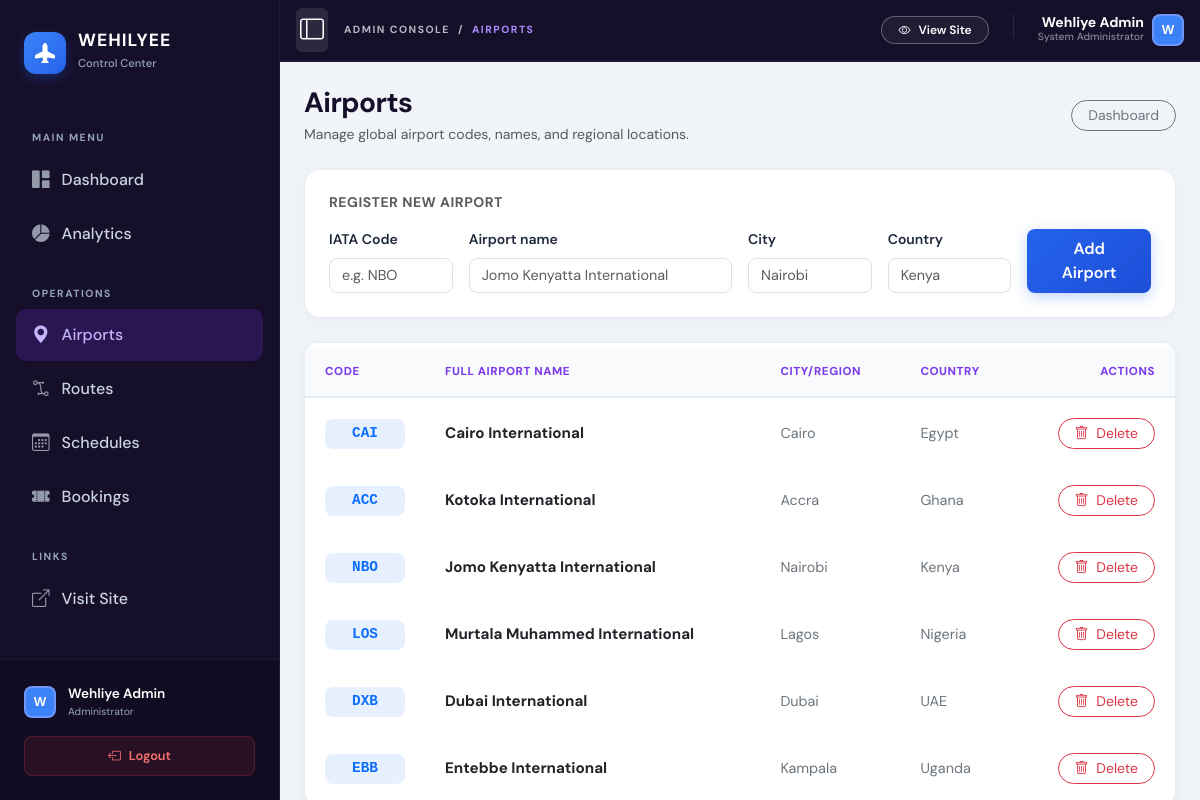
Page /admin/airports.php (signed in) on the committed database.
### tables this page shows
CREATE TABLE IF NOT EXISTS airports (
    id INT AUTO_INCREMENT PRIMARY KEY,
    code VARCHAR(8) NOT NULL UNIQUE,
    name VARCHAR(120) NOT NULL,
    city VARCHAR(80) NOT NULL,
    country VARCHAR(80) NOT NULL DEFAULT '',
    created_at TIMESTAMP DEFAULT CURRENT_TIMESTAMP
);

### includes/functions.php (called while the page is built, shortened)
<?php
require_once dirname(__DIR__) . '/config/db.php';
spl_autoload_register(static function (string $class): void {
    $path = dirname(__DIR__) . '/classes/' . $class . '.php';
});
function base_url(): string
{
    static $cached = null;
    if ($cached !== null) {
        return $cached;
    }
    $projectRoot = realpath(dirname(__DIR__));
    $docRoot = realpath($_SERVER['DOCUMENT_ROOT'] ?? '');
    if ($projectRoot && $docRoot && str_starts_with($projectRoot, $docRoot)) {
        $rel = str_replace('\\', '/', substr($projectRoot, strlen($docRoot)));
        $cached = $rel === '' ? '' : rtrim($rel, '/');
        return $cached;
    }
    $script = str_replace('\\', '/', $_SERVER['SCRIPT_NAME'] ?? '/index.php');
    $cached = rtrim(dirname($script), '/');
    return $cached;
}

### classes/User.php (called while the page is built, shortened)
<?php
class User
{
    public static function current(): ?array
    {
        return $_SESSION['user'];
    }
}

### config/db.php (called while the page is built, shortened)
<?php
function db(): PDO
{
    $dsn = 'mysql:host=' . DB_HOST . ';dbname=' . DB_NAME . ';charset=' . DB_CHARSET;
    $pdo = new PDO($dsn, DB_USER, DB_PASS, [
        PDO::ATTR_ERRMODE => PDO::ERRMODE_EXCEPTION,
        PDO::ATTR_DEFAULT_FETCH_MODE => PDO::FETCH_ASSOC,
    ]);
    return $pdo;
}

### classes/Airport.php (called while the page is built, shortened)
<?php
class Airport
{
    public static function all(): array
    {
        $stmt = db()->query('SELECT * FROM airports ORDER BY country ASC, city ASC, code ASC');
        return $stmt->fetchAll();
    }
}

### admin/airports.php (the view, shortened to what this page needs)
<?php
require_once dirname(__DIR__) . '/includes/functions.php';
$base = base_url();
$user = User::current();
$airports = Airport::all();
$pageTitle = 'Airports — Wehliye Admin';
$adminSidebar = true;
$activeNav = 'airports';
require dirname(__DIR__) . '/includes/header.php';
?>
<div class="d-flex flex-wrap justify-content-between align-items-center gap-3 mb-4">
    <div>
        <h1 class="ofbms-page-title h3 mb-1">Airports</h1>
        <p class="text-muted small mb-0">Manage global airport codes, names, and regional locations.</p>
    </div>
    <a href="<?= htmlspecialchars($base) ?>/admin/dashboard.php" class="btn btn-outline-secondary btn-sm rounded-pill px-3">Dashboard</a>
</div>
<div class="card admin-card-pro p-4 mb-4">
    <h2 class="small fw-bold text-muted text-uppercase mb-3" style="letter-spacing: 0.5px;">Register new airport</h2>
    <form class="row g-3 align-items-end" method="post" action="<?= htmlspecialchars($base) ?>/admin/airports.php">
        <div class="col-md-2">
            <label class="form-label small fw-semibold">IATA Code</label>
            <input class="form-control rounded-3" name="code" placeholder="e.g. NBO" maxlength="8" required style="font-size: 0.9rem;">
        </div>
        <div class="col-md-4">
            <label class="form-label small fw-semibold">Airport name</label>
            <input class="form-control rounded-3" name="name" placeholder="Jomo Kenyatta International" required style="font-size: 0.9rem;">
        </div>
        <div class="col-md-2">
            <label class="form-label small fw-semibold">City</label>
            <input class="form-control rounded-3" name="city" placeholder="Nairobi" required style="font-size: 0.9rem;">
        </div>
        <div class="col-md-2">
            <label class="form-label small fw-semibold">Country</label>
            <input class="form-control rounded-3" name="country" placeholder="Kenya" required style="font-size: 0.9rem;">
        </div>
        <div class="col-md-2">
            <button type="submit" name="create_airport" value="1" class="btn btn-primary ofbms-btn-primary rounded-3 w-100 py-2 fw-semibold">Add Airport</button>
        </div>
    </form>
</div>
<div class="ofbms-table-wrap">
    <div class="table-responsive">
        <table class="table align-middle">
            <thead>
                <tr>
                    <th style="width: 120px;">Code</th>
                    <th>Full Airport Name</th>
                    <th>City/Region</th>
                    <th>Country</th>
                    <th class="text-end">Actions</th>
                </tr>
            </thead>
            <tbody>
                <?php foreach ($airports as $a): ?>
                    <tr>
                        <td>
                            <div class="bg-primary bg-opacity-10 text-primary fw-bold rounded-3 px-3 py-1 font-monospace text-center" style="font-size: 0.9rem;">
                                <?= htmlspecialchars($a['code']) ?>
                            </div>
                        </td>
                        <td>
                            <div class="fw-bold text-dark" style="font-size: 0.95rem;"><?= htmlspecialchars($a['name']) ?></div>
                        </td>
                        <td>
                            <div class="text-secondary" style="font-size: 0.9rem;"><?= htmlspecialchars($a['city']) ?></div>
                        </td>
                        <td>
                            <div class="text-secondary" style="font-size: 0.9rem;"><?= htmlspecialchars($a['country']) ?></div>
                        </td>
                        <td class="text-end">
                            <form method="post" class="d-inline" data-confirm="Permanently delete this airport record?">
                                <button type="submit" name="delete_airport" value="1" class="btn btn-sm btn-outline-danger rounded-pill px-3" title="Delete Airport">
                                    <i class="bi bi-trash me-1"></i> Delete
                                </button>
                            </form>
                        </td>
                    </tr>
                <?php endforeach; ?>
            </tbody>
        </table>
    </div>
</div>
<?php require dirname(__DIR__) . '/includes/footer.php'; ?>

### includes/header.php (shortened to what this page needs)
<?php
$user = $user ?? User::current();
$adminSidebar = $adminSidebar ?? false;
$activeNav = $activeNav ?? '';
?>
<!doctype html>
<html lang="en">
<head>
    <link href="https://cdn.jsdelivr.net/npm/bootstrap@5.3.3/dist/css/bootstrap.min.css" rel="stylesheet">
    <link href="https://cdn.jsdelivr.net/npm/bootstrap-icons@1.11.3/font/bootstrap-icons.min.css" rel="stylesheet">
    <link href="<?= htmlspecialchars($base) ?>/assets/css/app.css?v=1.9" rel="stylesheet">
</head>
<?php
$isHome = str_contains($pageTitle, 'Book flights');
?>
<body class="ofbms-body <?= $adminSidebar ? 'admin-mode' : ($isHome ? 'ofbms-bg-pattern ofbms-home' : 'ofbms-bg-pattern') ?>">
<?php if ($adminSidebar): ?>
<div class="admin-shell d-flex min-vh-100 overflow-hidden">
    <aside class="admin-aside d-none d-lg-flex flex-column flex-shrink-0">
        <?php require __DIR__ . '/partials/admin_sidebar.php'; ?>
    </aside>
             <?php require __DIR__ . '/partials/admin_sidebar.php'; ?>
    <div class="admin-stage flex-grow-1 d-flex flex-column min-w-0" style="height: 100vh; overflow-y: auto;">
        <header class="admin-topbar d-flex align-items-center justify-content-between sticky-top px-3 py-2" style="height: 64px; z-index: 999;">
            <div class="d-flex align-items-center gap-3">
                <button class="btn btn-outline-secondary border-0 p-1" type="button" id="adminSidebarToggle">
                    <i class="bi bi-layout-sidebar fs-4"></i>
                </button>
                <nav aria-label="breadcrumb">
                    <ol class="breadcrumb  mb-0 small fw-bold text-uppercase" style="letter-spacing: 1.5px; font-size: 0.65rem;">
                        <li class="breadcrumb-item"><a href="<?= $base ?>/admin/dashboard.php" class="text-decoration-none">Admin Console</a></li>
                        <?php
                            $cleanTitle = str_replace([' — Wehliye Admin', ' — Wehliye Airline', 'Admin '], '', $pageTitle);
                        ?>
                        <li class="breadcrumb-item active" aria-current="page"><?= htmlspecialchars($cleanTitle) ?></li>
                    </ol>
                </nav>
            </div>
            <div class="admin-user-nav d-flex align-items-center gap-2 gap-md-4">
                <a href="<?= htmlspecialchars($base) ?>/index.php" class="btn btn-sm btn-outline-secondary rounded-pill px-3 fw-semibold small d-none d-md-flex align-items-center gap-2" style="font-size: 0.75rem;">
                    <i class="bi bi-eye"></i> View Site
                </a>
                <div class="dropdown">
                    <div class="d-flex align-items-center gap-2" role="button" data-bs-toggle="dropdown" aria-expanded="false" style="cursor: pointer;">
                        <div class="text-end d-none d-sm-block">
                            <div class="small fw-bold text-white lh-1"><?= htmlspecialchars($user['full_name']) ?></div>
                            <div class="text-white-50" style="font-size: 0.65rem; font-weight: 500;">System Administrator</div>
                        </div>
                        <div class="admin-pfp-mini shadow-sm" style="border: 2px solid #fff; box-shadow: 0 0 0 1px #e2e8f0;">
                            <?= strtoupper(substr($user['full_name'], 0, 1)) ?>
                        </div>
                    </div>
                </div>
            </div>
        </header>
        <main class="admin-main flex-grow-1 px-4 py-4" style="overflow-y: auto;">
<?php endif; ?>

### includes/partials/admin_sidebar.php (shortened to what this page needs)
<div class="admin-sidebar d-flex flex-column shadow-lg bg-dark">
    <div class="admin-sidebar-header">
        <a class="brand-link" href="<?= htmlspecialchars($base) ?>/admin/dashboard.php">
            <div class="brand-icon-box">
                <i class="bi bi-airplane-fill"></i>
            </div>
            <div class="brand-text">
                <span class="brand-name">Wehilyee</span>
                <span class="brand-tagline">Control Center</span>
            </div>
        </a>
    </div>
    <div class="sidebar-scroll flex-grow-1">
        <nav class="admin-sidebar-nav px-3">
            <div class="nav-section-label">Main Menu</div>
            <a class="nav-item <?= $activeNav === 'dashboard' ? 'active' : '' ?>" href="<?= htmlspecialchars($base) ?>/admin/dashboard.php">
                <i class="bi bi-grid-1x2-fill"></i>
                <span>Dashboard</span>
            </a>
            <a class="nav-item <?= $activeNav === 'reports' ? 'active' : '' ?>" href="<?= htmlspecialchars($base) ?>/admin/reports.php">
                <i class="bi bi-pie-chart-fill"></i>
                <span>Analytics</span>
            </a>
            <div class="nav-section-label">Operations</div>
            <a class="nav-item <?= $activeNav === 'airports' ? 'active' : '' ?>" href="<?= htmlspecialchars($base) ?>/admin/airports.php">
                <i class="bi bi-geo-alt-fill"></i>
                <span>Airports</span>
            </a>
            <a class="nav-item <?= $activeNav === 'flights' ? 'active' : '' ?>" href="<?= htmlspecialchars($base) ?>/admin/flights.php">
                <i class="bi bi-bezier2"></i>
                <span>Routes</span>
            </a>
            <a class="nav-item <?= $activeNav === 'schedules' ? 'active' : '' ?>" href="<?= htmlspecialchars($base) ?>/admin/schedules.php">
                <i class="bi bi-calendar3"></i>
                <span>Schedules</span>
            </a>
            <a class="nav-item <?= $activeNav === 'bookings' ? 'active' : '' ?>" href="<?= htmlspecialchars($base) ?>/admin/bookings.php">
                <i class="bi bi-ticket-perforated-fill"></i>
                <span>Bookings</span>
            </a>
            <div class="nav-section-label">Links</div>
            <a class="nav-item" href="<?= htmlspecialchars($base) ?>/index.php" target="_blank">
                <i class="bi bi-box-arrow-up-right"></i>
                <span>Visit Site</span>
            </a>
        </nav>
    </div>
    <div class="admin-sidebar-footer">
        <div class="user-card mb-3">
            <div class="admin-pfp-mini">
                <?= strtoupper(substr($user['full_name'] ?? 'A', 0, 1)) ?>
            </div>
            <div class="user-info">
                <div class="user-name small text-white"><?= htmlspecialchars($user['full_name'] ?? 'Admin') ?></div>
                <div class="user-role" style="font-size: 0.65rem; color: #94a3b8;">Administrator</div>
            </div>
        </div>
        <form action="<?= htmlspecialchars($base) ?>/logout.php" method="post">
            <button type="submit" class="btn btn-logout d-flex align-items-center justify-content-center gap-2">
                <i class="bi bi-box-arrow-left"></i> <span>Logout</span>
            </button>
        </form>
    </div>
</div>

### includes/footer.php (shortened to what this page needs)
<?php
$adminSidebar = $adminSidebar ?? false;
?>
<?php if ($adminSidebar): ?>
        </main>
    </div>
</div>
<?php endif; ?>
</body>
</html>

### rows in the picture
airports: code "CAI", name "Cairo International", city "Cairo", country "Egypt"
airports: code "ACC", name "Kotoka International", city "Accra", country "Ghana"
airports: code "NBO", name "Jomo Kenyatta International", city "Nairobi", country "Kenya"
airports: code "LOS", name "Murtala Muhammed International", city "Lagos", country "Nigeria"
airports: code "DXB", name "Dubai International", city "Dubai", country "UAE"
airports: code "EBB", name "Entebbe International", city "Kampala", country "Uganda"

### other values in the picture
substr($user['full_name'] ?? 'A', 0, 1) "W"
$user['full_name'] "Wehliye Admin"
$cleanTitle "AIRPORTS"
substr($user['full_name'], 0, 1) "W"
